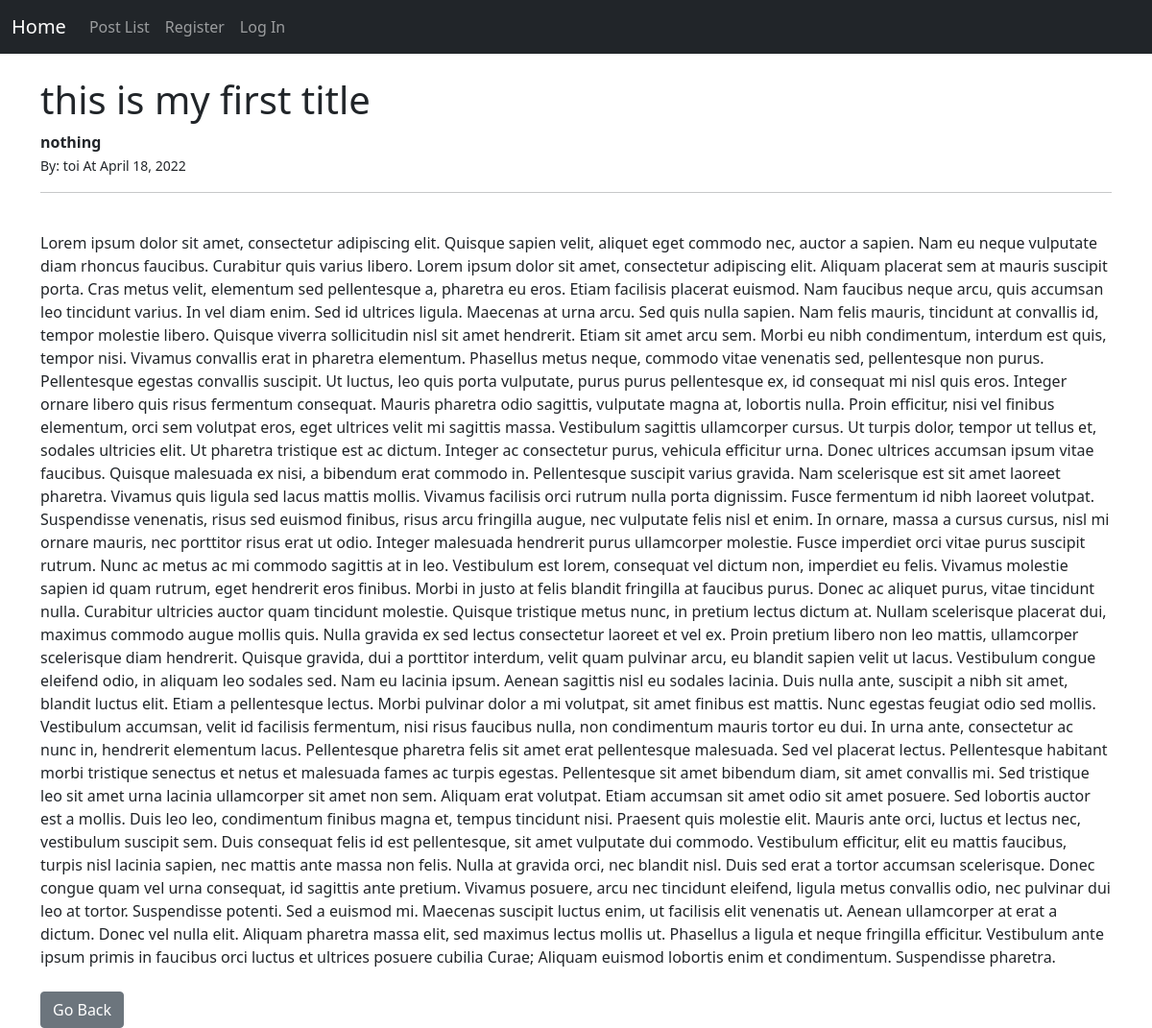
/posts/7, run on the app's committed database.
### blog/models.py (models this page shows, shortened)
class Post(models.Model):
    title = models.CharField(max_length=300)
    title_tag = models.CharField(max_length=300, default="Default title tag")
    author = models.ForeignKey(User, on_delete=models.CASCADE)
    body = models.TextField()
    pub_date = models.DateField(default=timezone.now)
    category = models.CharField(max_length=300,default='nothing')

### blog/views.py (the view)
# urls.py: path('posts/<int:pk>', PostDetailView.as_view(), name='post_detail'),
class PostDetailView(DetailView):
    model = Post
    template_name = 'blog/post_detail.html'

### blog/templates/blog/post_detail.html (shortened to what this page needs)
{% extends 'blog/base.html' %}
{% block title %}<h1>{{post.title}}</h1>{% endblock title %}
{% block content %}
    <strong>{{post.category}}</strong>
    <br>
    <small>By: {{post.author}} At {{post.pub_date}}</small>
    <hr>
    <br>
    {{post.body | safe}}
    <br>
    <br>
    <a href="{% url 'post_list'%}" class="btn btn-secondary">Go Back</a>
{% endblock content %}

### data on the page
Post: title "this is my first title", category "nothing", author "toi", pub_date "April 18, 2022", body "Lorem ipsum dolor sit amet, consectetur adipiscing elit. Quisque sapien velit, aliquet eget commodo nec, auctor a sapien. Nam eu neque vulputate diam rhoncus faucibus. Curabitur quis varius libero. Lorem ipsum dolor sit amet, consectetur adipiscing elit. Aliquam placerat sem at mauris suscipit porta. Cras metus velit, elementum sed pellentesque a, pharetra eu eros. Etiam facilisis placerat euismod. Nam faucibus neque arcu, quis accumsan leo tincidunt varius. In vel diam enim. Sed id ultrices ligula. Maecenas at urna arcu. Sed quis nulla sapien. Nam felis mauris, tincidunt at convallis id, tempor molestie libero. Quisque viverra sollicitudin nisl sit amet hendrerit. Etiam sit amet arcu sem.…"
